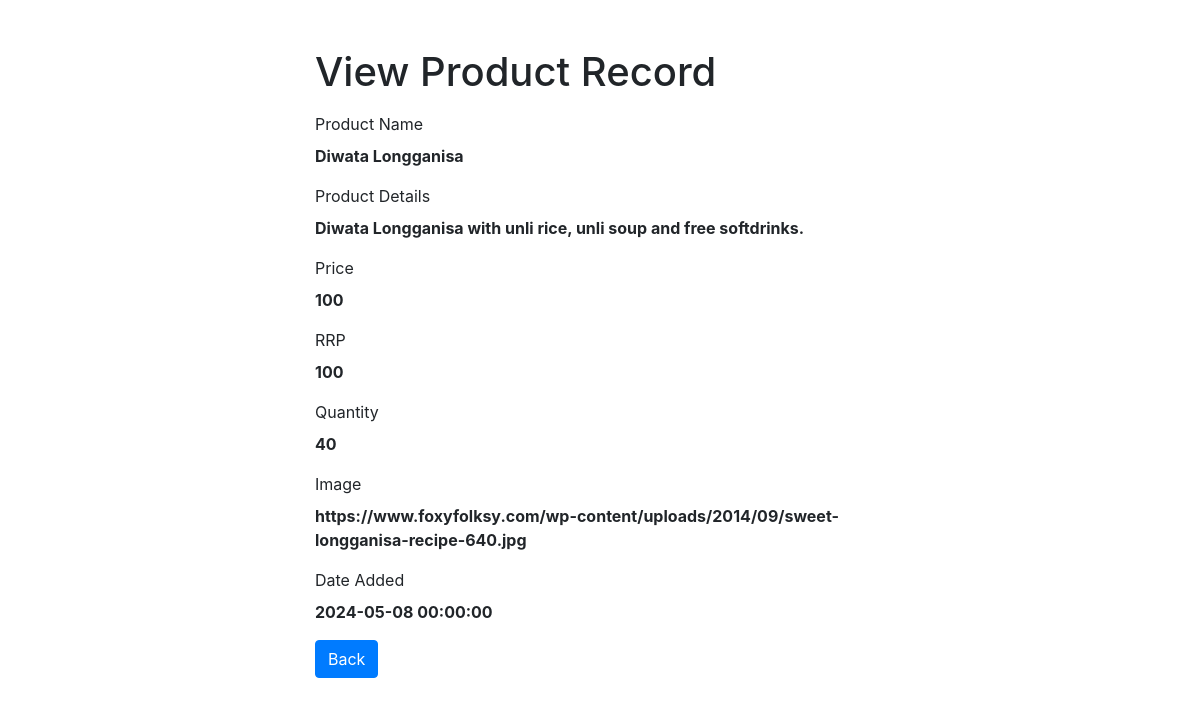
The page /admin/public/inventory/read.php?id=3 on the database its author committed.
### tables this page shows
CREATE TABLE `products` (
  `id` int(11) NOT NULL,
  `title` varchar(200) NOT NULL,
  `description` text NOT NULL,
  `price` decimal(10,0) NOT NULL,
  `rrp` decimal(10,0) NOT NULL DEFAULT 0,
  `quantity` int(11) NOT NULL,
  `img` text NOT NULL,
  `date_added` datetime NOT NULL DEFAULT current_timestamp()
);

### admin/public/inventory/read.php (the view, shortened to what this page needs)
<?php
if(isset($_GET["id"]) && !empty(trim($_GET["id"]))){
    require_once $_SERVER['DOCUMENT_ROOT'] . "/admin/db/config.php";
    $sql = "SELECT * FROM products WHERE id = :id";
    if($stmt = $pdo->prepare($sql)){
        $stmt->bindParam(":id", $param_id);
        if($stmt->execute()){
            if($stmt->rowCount() == 1){
                $row = $stmt->fetch(PDO::FETCH_ASSOC);
                $product_name = $row["title"];
                $product_details = $row["description"];
                $product_price = $row["price"];
                $product_rrp = $row["rrp"];
                $product_quantity = $row["quantity"];
                $product_img = $row["img"];
                $date_added = $row["date_added"];
            } else{
                header("location: ../public/error.php");
                exit();
            }
        } else{
            echo "Oops! Something went wrong. Please try again later.";
        }
    }
} else{
    header("location: ../public/error.php");
    exit();
}
?>
<!DOCTYPE html>
<html lang="en">
<head>
    <link rel="stylesheet" href="https://stackpath.bootstrapcdn.com/bootstrap/4.5.2/css/bootstrap.min.css">
</head>
<body>
    <div class="wrapper">
        <div class="container-fluid">
            <div class="row">
                <div class="col-md-12">
                    <h1 class="mt-5 mb-3">View Product Record</h1>
                    <div class="form-group">
                        <label>Product Name</label>
                        <p><b><?php echo htmlspecialchars($product_name); ?></b></p>
                    </div>
                    <div class="form-group">
                        <label>Product Details</label>
                        <p><b><?php echo htmlspecialchars($product_details); ?></b></p>
                    </div>
                    <div class="form-group">
                        <label>Price</label>
                        <p><b><?php echo htmlspecialchars($product_price); ?></b></p>
                    </div>
                    <div class="form-group">
                        <label>RRP</label>
                        <p><b><?php echo htmlspecialchars($product_rrp); ?></b></p>
                    </div>
                    <div class="form-group">
                        <label>Quantity</label>
                        <p><b><?php echo htmlspecialchars($product_quantity); ?></b></p>
                    </div>
                    <div class="form-group">
                        <label>Image</label>
                        <p><b><?php echo htmlspecialchars($product_img); ?></b></p>
                    </div>
                    <div class="form-group">
                        <label>Date Added</label>
                        <p><b><?php echo htmlspecialchars($date_added); ?></b></p>
                    </div>
                    <p><a href="../products.php" class="btn btn-primary">Back</a></p>
                </div>
            </div>
        </div>
    </div>
</body>
</html>

### admin/public/inventory/read.php (style rules this page uses)
.wrapper { width: 600px; margin: 0 auto; }

### rows shown on the page
products: title "Diwata Longganisa", description "Diwata Longganisa with unli rice, unli soup and free softdrinks.", price "100", rrp "100", quantity "40", img "https://www.foxyfolksy.com/wp-content/uploads/2014/09/sweet-longganisa-recipe-640.jpg", date_added "2024-05-08 00:00:00"
